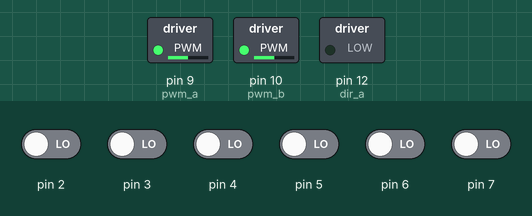
Recording of a sketch running on a simulated Arduino Uno, built with avr-gcc and run on an emulated ATmega328P. Shown: switched loads named in the sketch (green lamp = pin HIGH). Inputs (shaded band) come from the test bench; at power-on: pin 2–7 LOW. Random numbers use the default seed unless the sketch sets one.

Above: at 19.4 s.
19.5 s: pin 3 driven HIGH
At 20.4 s:
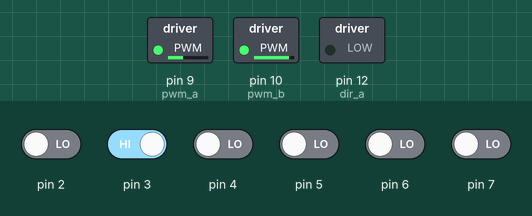
21.0 s: pin 2 driven HIGH
At 21.4 s:
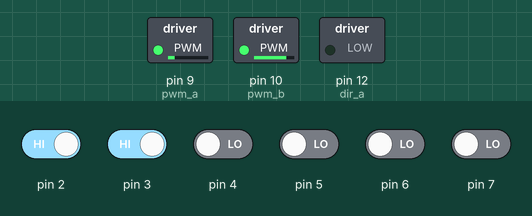
22.5 s: pin 4 driven HIGH
At 23.7 s:
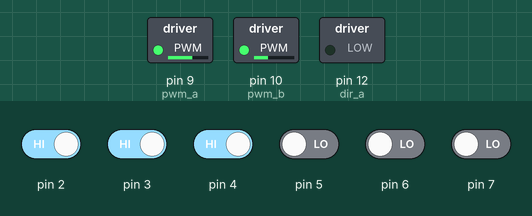
24.0 s: pin 5 driven HIGH
At 25.0 s:
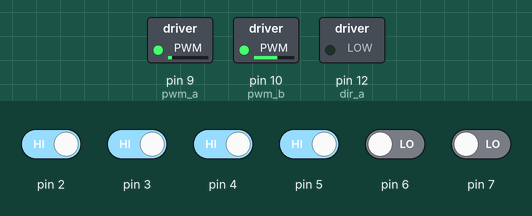
25.5 s: pin 6 driven HIGH
At 26.0 s:
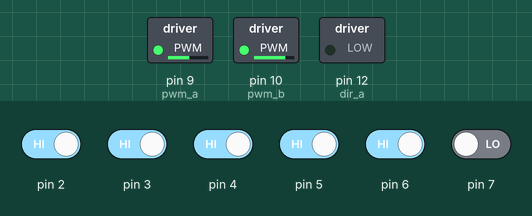
27.0 s: pin 3 driven LOW
At 27.3 s:
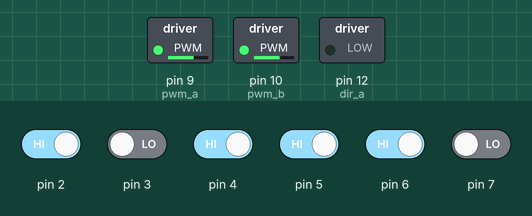
Timing chart, 0 to 29.5 s (numbered marks = the images above; inputs shaded):
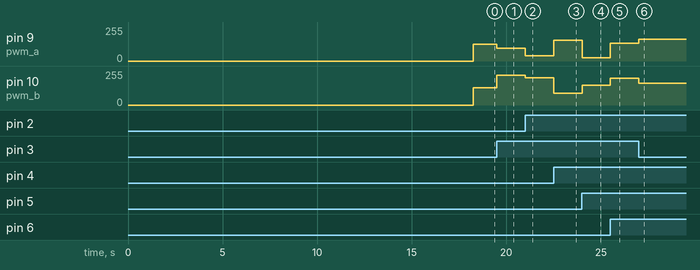

Measured:
- after the input at 19.5 s, pin 9 (pwm_a): 127/255 → 94/255 at once; pin 10 (pwm_b): 129/255 → 223/255 at once
- after the input at 21.0 s, pin 9 (pwm_a): 94/255 → 41/255 at once; pin 10 (pwm_b): 223/255 → 206/255 at once
- after the input at 22.5 s, pin 9 (pwm_a): 41/255 → 154/255 at once; pin 10 (pwm_b): 206/255 → 89/255 at once
- after the input at 24.0 s, pin 9 (pwm_a): 154/255 → 24/255 at once; pin 10 (pwm_b): 89/255 → 148/255 at once
- after the input at 25.5 s, pin 9 (pwm_a): 24/255 → 135/255 at once; pin 10 (pwm_b): 148/255 → 199/255 at once
- after the input at 27.0 s, pin 9 (pwm_a): 135/255 → 162/255 at once; pin 10 (pwm_b): 199/255 → 163/255 at once

The sketch:

BasicLF_20241122.ino
```cpp
#include <QTRSensors.h>
#include <math.h>

#define NUM_SENSORS 6
#define NUM_HIDDEN_NODES 4
#define NUM_OUTPUT_NODES 2
#define MAX_SPEED 255

QTRSensors qtr;
uint16_t sensorValues[NUM_SENSORS];

float inputLayer[NUM_SENSORS];
float hiddenLayer[NUM_HIDDEN_NODES];
float outputLayer[NUM_OUTPUT_NODES];

float weightsInputHidden[NUM_SENSORS][NUM_HIDDEN_NODES];
float weightsHiddenOutput[NUM_HIDDEN_NODES][NUM_OUTPUT_NODES];

float kp = 0.6, kd = 0.15;
float error = 0, lastError = 0;
int leftMotorSpeed = 0, rightMotorSpeed = 0;

int pwm_a = 9;  // Left motor PWM
int pwm_b = 10; // Right motor PWM
int dir_a = 12; // Left motor direction
int dir_b = 13; // Right motor direction

void setup() {
  qtr.setTypeRC();
  qtr.setSensorPins((const uint8_t[]){2, 3, 4, 5, 6, 7}, NUM_SENSORS);
  qtr.setEmitterPin(13);

  pinMode(pwm_a, OUTPUT);
  pinMode(pwm_b, OUTPUT);
  pinMode(dir_a, OUTPUT);
  pinMode(dir_b, OUTPUT);

  analogWrite(pwm_a, 0);
  analogWrite(pwm_b, 0);

  randomizeWeights();
  calibrateSensors();
  trainNetwork();
}

void loop() {
  qtr.read(sensorValues);

  for (int i = 0; i < NUM_SENSORS; i++) {
    inputLayer[i] = (float)sensorValues[i] / 1000.0;
  }

  feedForward();

  leftMotorSpeed = map(outputLayer[0] * MAX_SPEED, -MAX_SPEED, MAX_SPEED, 0, MAX_SPEED);
  rightMotorSpeed = map(outputLayer[1] * MAX_SPEED, -MAX_SPEED, MAX_SPEED, 0, MAX_SPEED);

  analogWrite(pwm_a, constrain(leftMotorSpeed, 0, MAX_SPEED));
  analogWrite(pwm_b, constrain(rightMotorSpeed, 0, MAX_SPEED));
}

void calibrateSensors() {
  for (int i = 0; i <= 300; i++) {
    qtr.calibrate();
    delay(10);
  }
}

void trainNetwork() {
  for (int epoch = 0; epoch < 1000; epoch++) {
    qtr.read(sensorValues);
    float targetLeft = 0.5, targetRight = 0.5; // Placeholder targets
    float linePosition = qtr.readLineWhite(sensorValues);
    float normalizedPosition = (linePosition - 3500.0) / 3500.0;

    targetLeft = fmax(0, 1.0 - normalizedPosition);
    targetRight = fmax(0, 1.0 + normalizedPosition);

    for (int i = 0; i < NUM_SENSORS; i++) {
      inputLayer[i] = (float)sensorValues[i] / 1000.0;
    }

    feedForward();

    float errorLeft = targetLeft - outputLayer[0];
    float errorRight = targetRight - outputLayer[1];

    backPropagate(errorLeft, errorRight);
  }
}

void randomizeWeights() {
  for (int i = 0; i < NUM_SENSORS; i++) {
    for (int j = 0; j < NUM_HIDDEN_NODES; j++) {
      weightsInputHidden[i][j] = random(-100, 100) / 100.0;
    }
  }

  for (int j = 0; j < NUM_HIDDEN_NODES; j++) {
    for (int k = 0; k < NUM_OUTPUT_NODES; k++) {
      weightsHiddenOutput[j][k] = random(-100, 100) / 100.0;
    }
  }
}

void feedForward() {
  for (int j = 0; j < NUM_HIDDEN_NODES; j++) {
    hiddenLayer[j] = 0;
    for (int i = 0; i < NUM_SENSORS; i++) {
      hiddenLayer[j] += inputLayer[i] * weightsInputHidden[i][j];
    }
    hiddenLayer[j] = tanh(hiddenLayer[j]);
  }

  for (int k = 0; k < NUM_OUTPUT_NODES; k++) {
    outputLayer[k] = 0;
    for (int j = 0; j < NUM_HIDDEN_NODES; j++) {
      outputLayer[k] += hiddenLayer[j] * weightsHiddenOutput[j][k];
    }
    outputLayer[k] = tanh(outputLayer[k]);
  }
}

void backPropagate(float errorLeft, float errorRight) {
  float deltaOutput[NUM_OUTPUT_NODES];
  float deltaHidden[NUM_HIDDEN_NODES];

  deltaOutput[0] = errorLeft * (1 - pow(outputLayer[0], 2));
  deltaOutput[1] = errorRight * (1 - pow(outputLayer[1], 2));

  for (int j = 0; j < NUM_HIDDEN_NODES; j++) {
    deltaHidden[j] = 0;
    for (int k = 0; k < NUM_OUTPUT_NODES; k++) {
      deltaHidden[j] += deltaOutput[k] * weightsHiddenOutput[j][k];
    }
    deltaHidden[j] *= (1 - pow(hiddenLayer[j], 2));
  }

  for (int j = 0; j < NUM_HIDDEN_NODES; j++) {
    for (int k = 0; k < NUM_OUTPUT_NODES; k++) {
      weightsHiddenOutput[j][k] += 0.1 * deltaOutput[k] * hiddenLayer[j];
    }
  }

  for (int i = 0; i < NUM_SENSORS; i++) {
    for (int j = 0; j < NUM_HIDDEN_NODES; j++) {
      weightsInputHidden[i][j] += 0.1 * deltaHidden[j] * inputLayer[i];
    }
  }
}
```
